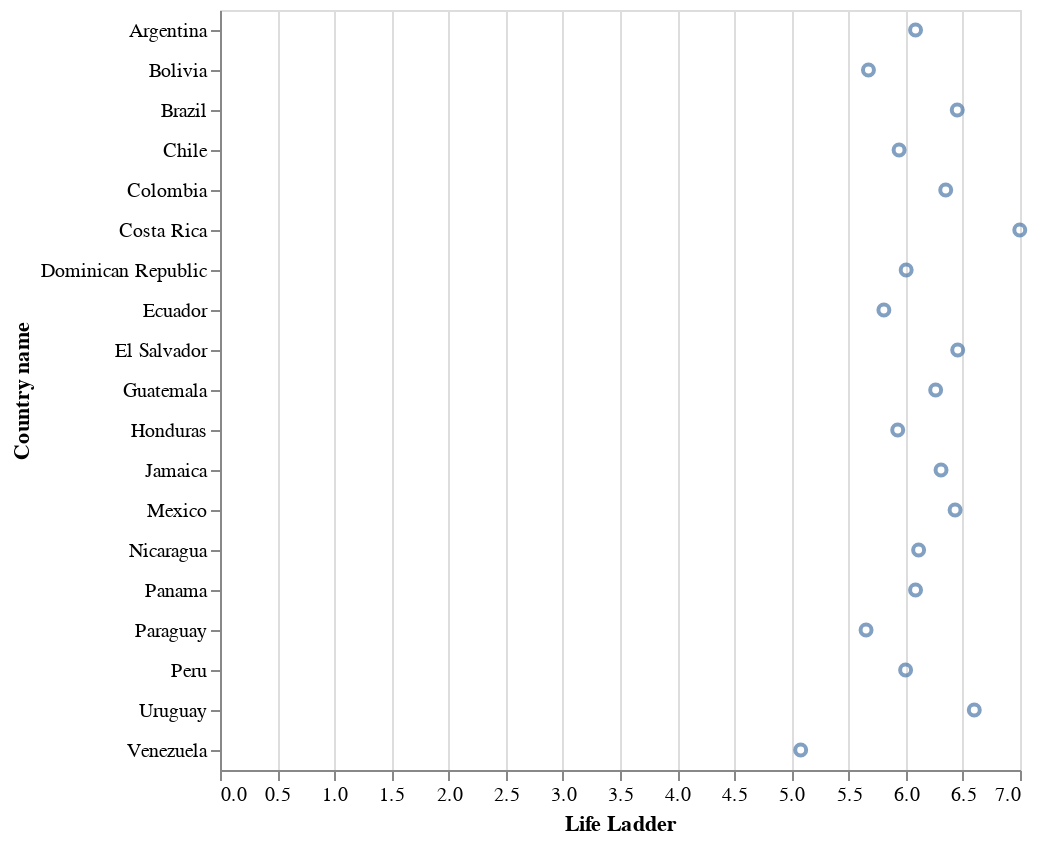

Notebook code for this chart:
### Markdown cell above
A veces es necesario decirle explícitamente a Altair el tipo de datos de nuestras variables. 
Estos tipos pueden ser/se especifican de la siguiente forma:

- `'nombre_variable:N'` Tipo de datos Nominal (datos categóricos no ordenados),

- `'nombre_variable:O'` Tipo de datos Ordinal (datos categóricos ordenados),

- `'nombre_variable:Q'` Tipo de datos cuantitativo (datos numéricos) y

- `'nombre_variable:T'` Variables de tiempo como fechas o años (casi no hemos visto esto)

Volviendo al primer ejemplo:

### Code cell
alt.Chart(happy_lac).mark_point().encode(
    x = "Life Ladder:Q",
    y = "Country name:N"
    )

### Figure 1 — Vega-Lite specification as saved in the notebook (floating-point values rounded to 4 significant figures)
{"config": {"view": {"continuousWidth": 400, "continuousHeight": 300}}, "data": {"name": "data-99841e8e8c373cdb0c4616197489a89a"}, "mark": "point", "encoding": {"x": {"type": "quantitative", "field": "Life Ladder"}, "y": {"type": "nominal", "field": "Country name"}}, "$schema": "https://vega.github.io/schema/vega-lite/v4.8.1.json", "datasets": {"data-99841e8e8c373cdb0c4616197489a89a": [{"Country name": "Argentina", "year": 2019, "Life Ladder": 6.086, "Log GDP per capita": 10.0, "Social support": 0.896, "Healthy life expectancy at birth": 69.0, "Freedom to make life choices": 0.817, "Generosity": -0.211, "Perceptions of corruption": 0.83, "Positive affect": 0.826, "Negative affect": 0.319, "Regional indicator": "Latin America and Caribbean", "_merge": "both"}, {"Country name": "Bolivia", "year": 2019, "Life Ladder": 5.674, "Log GDP per capita": 9.074, "Social support": 0.784, "Healthy life expectancy at birth": 63.9, "Freedom to make life choices": 0.881, "Generosity": -0.086, "Perceptions of corruption": 0.857, "Positive affect": 0.751, "Negative affect": 0.419, "Regional indicator": "Latin America and Caribbean", "_merge": "both"}, {"Country name": "Brazil", "year": 2019, "Life Ladder": 6.451, "Log GDP per capita": 9.592, "Social support": 0.899, "Healthy life expectancy at birth": 66.6, "Freedom to make life choices": 0.83, "Generosity": -0.062, "Perceptions of corruption": 0.762, "Positive affect": 0.761, "Negative affect": 0.337, "Regional indicator": "Latin America and Caribbean", "_merge": "both"}, {"Country name": "Chile", "year": 2019, "Life Ladder": 5.942, "Log GDP per capita": 10.1, "Social support": 0.869, "Healthy life expectancy at birth": 70.0, "Freedom to make life choices": 0.659, "Generosity": -0.103, "Perceptions of corruption": 0.86, "Positive affect": 0.809, "Negative affect": 0.337, "Regional indicator": "Latin America and Caribbean", "_merge": "both"}, {"Country name": "Colombia", "year": 2019, "Life Ladder": 6.35, "Log GDP per capita": 9.598, "Social support": 0.873, "Healthy life expectancy at birth": 68.0, "Freedom to make life choices": 0.822, "Generosity": -0.172, "Perceptions of corruption": 0.854, "Positive affect": 0.822, "Negative affect": 0.322, "Regional indicator": "Latin America and Caribbean", "_merge": "both"}, {"Country name": "Costa Rica", "year": 2019, "Life Ladder": 6.998, "Log GDP per capita": 9.885, "Social support": 0.906, "Healthy life expectancy at birth": 71.5, "Freedom to make life choices": 0.927, "Generosity": -0.146, "Perceptions of corruption": 0.836, "Positive affect": 0.848, "Negative affect": 0.303, "Regional indicator": "Latin America and Caribbean", "_merge": "both"}, {"Country name": "Dominican Republic", "year": 2019, "Life Ladder": 6.004, "Log GDP per capita": 9.821, "Social support": 0.884, "Healthy life expectancy at birth": 66.1, "Freedom to make life choices": 0.877, "Generosity": -0.123, "Perceptions of corruption": 0.746, "Positive affect": 0.784, "Negative affect": 0.264, "Regional indicator": "Latin America and Caribbean", "_merge": "both"}, {"Country name": "Ecuador", "year": 2019, "Life Ladder": 5.809, "Log GDP per capita": 9.339, "Social support": 0.808, "Healthy life expectancy at birth": 68.8, "Freedom to make life choices": 0.83, "Generosity": -0.115, "Perceptions of corruption": 0.839, "Positive affect": 0.811, "Negative affect": 0.374, "Regional indicator": "Latin America and Caribbean", "_merge": "both"}, {"Country name": "El Salvador", "year": 2019, "Life Ladder": 6.455, "Log GDP per capita": 9.08, "Social support": 0.764, "Healthy life expectancy at birth": 66.4, "Freedom to make life choices": 0.877, "Generosity": -0.109, "Perceptions of corruption": 0.682, "Positive affect": 0.871, "Negative affect": 0.271, "Regional indicator": "Latin America and Caribbean", "_merge": "both"}, {"Country name": "Guatemala", "year": 2019, "Life Ladder": 6.262, "Log GDP per capita": 9.064, "Social support": 0.774, "Healthy life expectancy at birth": 65.1, "Freedom to make life choices": 0.901, "Generosity": -0.062, "Perceptions of corruption": 0.773, "Positive affect": 0.859, "Negative affect": 0.311, "Regional indicator": "Latin America and Caribbean", "_merge": "both"}, {"Country name": "Honduras", "year": 2019, "Life Ladder": 5.93, "Log GDP per capita": 8.653, "Social support": 0.797, "Healthy life expectancy at birth": 67.4, "Freedom to make life choices": 0.846, "Generosity": 0.063, "Perceptions of corruption": 0.815, "Positive affect": 0.85, "Negative affect": 0.279, "Regional indicator": "Latin America and Caribbean", "_merge": "both"}, {"Country name": "Jamaica", "year": 2019, "Life Ladder": 6.309, "Log GDP per capita": 9.186, "Social support": 0.878, "Healthy life expectancy at birth": 67.5, "Freedom to make life choices": 0.891, "Generosity": -0.137, "Perceptions of corruption": 0.885, "Positive affect": 0.752, "Negative affect": 0.195, "Regional indicator": "Latin America and Caribbean", "_merge": "both"}, {"Country name": "Mexico", "year": 2019, "Life Ladder": 6.432, "Log GDP per capita": 9.891, "Social support": 0.852, "Healthy life expectancy at birth": 68.6, "Freedom to make life choices": 0.903, "Generosity": -0.141, "Perceptions of corruption": 0.809, "Positive affect": 0.864, "Negative affect": 0.252, "Regional indicator": "Latin America and Caribbean", "_merge": "both"}, {"Country name": "Nicaragua", "year": 2019, "Life Ladder": 6.113, "Log GDP per capita": 8.595, "Social support": 0.874, "Healthy life expectancy at birth": 67.8, "Freedom to make life choices": 0.883, "Generosity": 0.029, "Perceptions of corruption": 0.622, "Positive affect": 0.835, "Negative affect": 0.337, "Regional indicator": "Latin America and Caribbean", "_merge": "both"}, {"Country name": "Panama", "year": 2019, "Life Ladder": 6.086, "Log GDP per capita": 10.36, "Social support": 0.886, "Healthy life expectancy at birth": 69.7, "Freedom to make life choices": 0.883, "Generosity": -0.199, "Perceptions of corruption": 0.869, "Positive affect": 0.878, "Negative affect": 0.244, "Regional indicator": "Latin America and Caribbean", "_merge": "both"}, {"Country name": "Paraguay", "year": 2019, "Life Ladder": 5.653, "Log GDP per capita": 9.448, "Social support": 0.892, "Healthy life expectancy at birth": 65.9, "Freedom to make life choices": 0.876, "Generosity": 0.028, "Perceptions of corruption": 0.882, "Positive affect": 0.858, "Negative affect": 0.275, "Regional indicator": "Latin America and Caribbean", "_merge": "both"}, {"Country name": "Peru", "year": 2019, "Life Ladder": 5.999, "Log GDP per capita": 9.461, "Social support": 0.809, "Healthy life expectancy at birth": 68.4, "Freedom to make life choices": 0.815, "Generosity": -0.13, "Perceptions of corruption": 0.874, "Positive affect": 0.82, "Negative affect": 0.375, "Regional indicator": "Latin America and Caribbean", "_merge": "both"}, {"Country name": "Uruguay", "year": 2019, "Life Ladder": 6.6, "Log GDP per capita": 9.979, "Social support": 0.933, "Healthy life expectancy at birth": 69.1, "Freedom to make life choices": 0.903, "Generosity": -0.095, "Perceptions of corruption": 0.599, "Positive affect": 0.889, "Negative affect": 0.222, "Regional indicator": "Latin America and Caribbean", "_merge": "both"}, {"Country name": "Venezuela", "year": 2019, "Life Ladder": 5.081, "Log GDP per capita": null, "Social support": 0.888, "Healthy life expectancy at birth": 66.7, "Freedom to make life choices": 0.626, "Generosity": null, "Perceptions of corruption": 0.839, "Positive affect": 0.761, "Negative affect": 0.351, "Regional indicator": "Latin America and Caribbean", "_merge": "both"}]}}
